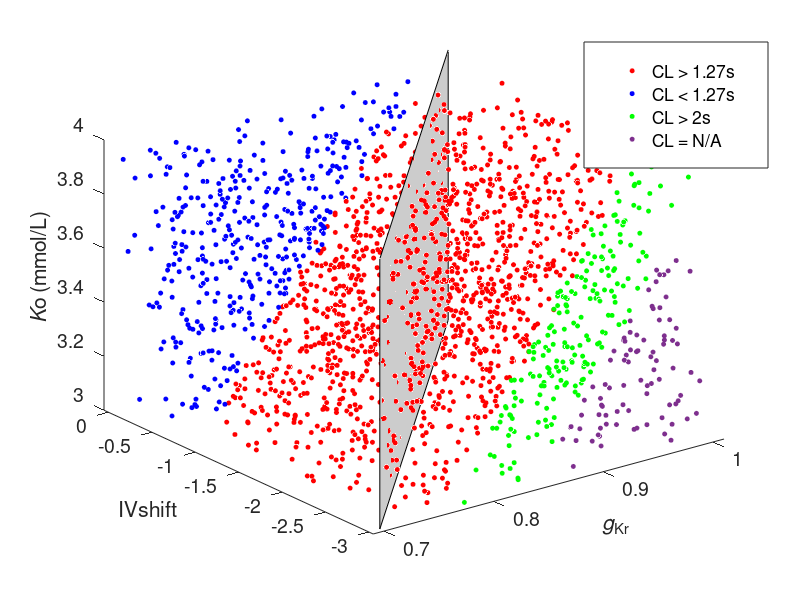

MATLAB code for this plot:
% Script reproduces Figure10a
% Corresponding data are in files 'Figure10a_data1','Figure10a_data2' and 'Figure10a_data3',

% All input parameters values of the model are saved in the 'parameters'
% Matlab structure. 

% All features of the AP are saved in the 'biomarkers' structure. 


clear
close all

x3 = load('Figure10a_data1');

allko=[];
allgkr=[];
allshift=[];
allCL=[];

BLCLthresh = 0.92;
SympCLthresh = 0.69;
VagalCLthresh = 1.27;

tickgkr = [0.7 0.8 0.9 1];
tickKo = [3 3.5 4];

thresh = 1.27;
% thresh = 0;

for st = 1:length(x3.parameters)
    
    allko = [allko; x3.parameters(st).Ko];
    allgkr = [allgkr; x3.parameters(st).x_g_Kr];
    allshift = [allshift; x3.parameters(st).IHerg_shift_pa];
    allCL = [allCL; x3.biomarkers(st).CL];
    
end

%%%%%%%%%%%%%%%%%%%%%%%%%%%

x1 = load('Figure10a_data2');
x2 = load('Figure10a_data3');

allKo1=[];
allKo2=[];
allCL1=[];
allCL2=[];

for st2 = 1:length(x1.parameters)        
    allCL1 = [allCL1; x1.biomarkers(st2).CL];    
    allCL2 = [allCL2; x2.biomarkers(st2).CL];    
    allKo1 = [allKo1; x1.parameters(st2).Ko];    
    allKo2 = [allKo2; x2.parameters(st2).Ko];    
end

%%%%%%%%%%%%%%%%%%%%%%%%%%%%%%%%%%%%%%%

ff1 = find((allCL>thresh)&(allCL<2));
ff2 = find((allCL<=thresh)&(allCL>0.5));
ff3 = find(allCL>=2);
ff4 = find(allCL<=0.5);

allcol = get(0,'defaultAxesColorOrder');

p11=plot3(allgkr(ff1),allshift(ff1),allko(ff1),'ro'); 
hold on
p12=plot3(allgkr(ff2),allshift(ff2),allko(ff2),'bo');
p13=plot3(allgkr(ff3),allshift(ff3),allko(ff3),'go');   
p14=plot3(allgkr(ff4),allshift(ff4),allko(ff4),'o');   
    
set(p11,'markersize',3,'markerfacecolor','r');
set(p12,'markersize',3,'markerfacecolor','b');
set(p13,'markersize',3,'markerfacecolor','g');
set(p14,'markersize',3,'markerfacecolor',allcol(4,:),'markeredgecolor',allcol(4,:));
axis tight

% view(-38,50)
view(127,29)

set(gca,'xlim',[0.69 1.01])
set(gca,'ylim',[-3.05 0.05])
set(gca,'xtick',tickgkr,'xticklabel',tickgkr)
xlabel('{\itg}_{Kr}')
ylabel('IVshift')
zlabel('{\itK}o (mmol/L)')

ll=legend('CL > 1.27s','CL < 1.27s','CL > 2s','CL = N/A')

clear st

set(ll,'fontsize',12,'position',[0.73 0.72 0.23 0.21]);

set(gca,'fontsize',14)

clear st

hold on
fill3([1 1 0.7 0.7],[0 0 -3 -3],[3 4 4 3],[0.8 0.8 0.8],'HandleVisibility','off')

